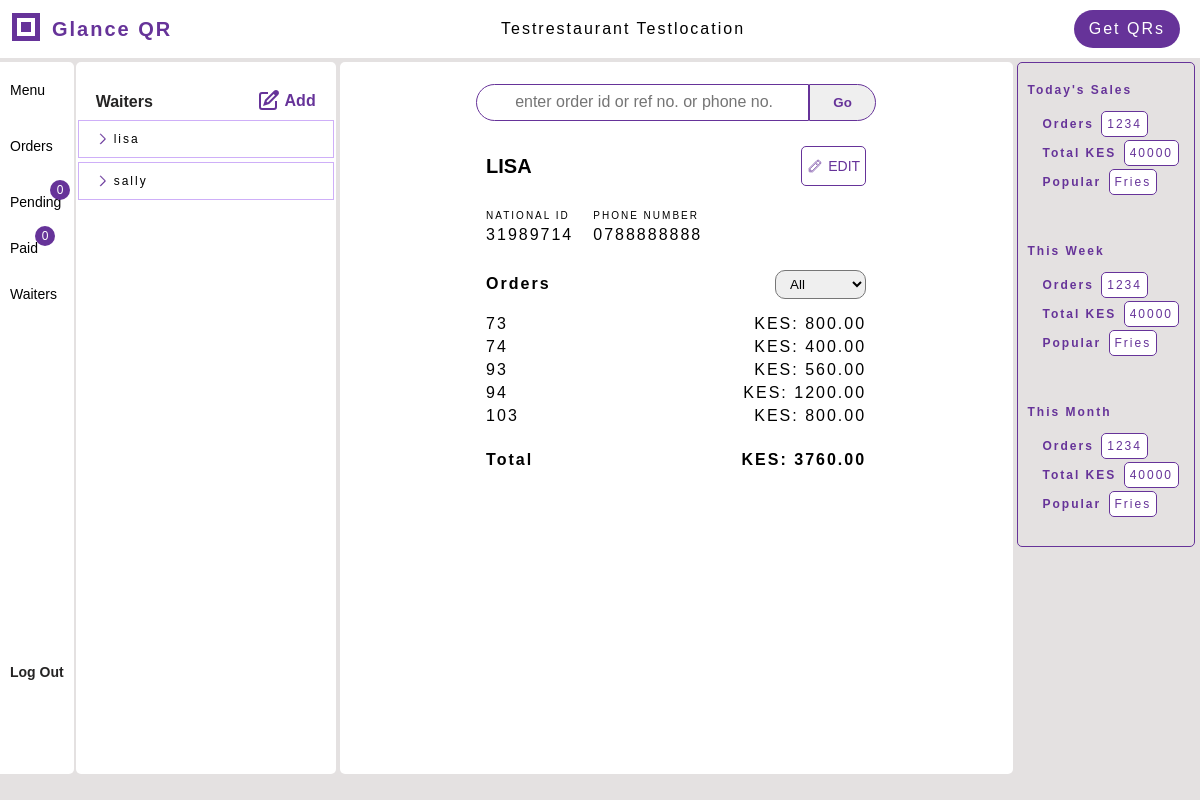
Page /waiters/waiters_dash/ (signed in) on the committed database.
### menus/models.py (models this page shows, shortened)
class Restaurant(models.Model):
    restaurant_id = models.AutoField(primary_key=True)
    name = LowercaseTextField(max_length=100, null=True, blank=False)
    location = LowercaseTextField(max_length=50, null=True, blank=False)
    email = models.EmailField(unique=True, null=True, blank=False)
    phone_number = PhoneNumber(max_length=15, null=True, blank=False)
    till_number = models.IntegerField(null=True, blank=False)
    created_by = models.OneToOneField(User, on_delete=models.SET_NULL, null=True)

class Waiter(models.Model):
    name = LowercaseTextField(max_length=50, blank=False)
    national_id = models.IntegerField(unique=True, blank=False)
    phone_number = PhoneNumber(max_length=15, blank=False, unique=True)
    pin = models.CharField(max_length=128, unique=True, blank=True)
    created_at = models.DateTimeField(auto_now_add=True, blank=True)
    restaurant = models.ForeignKey(Restaurant, on_delete=models.CASCADE, blank=True, related_name='waiters')
    def check_pin(self, raw_pin):
        pin = raw_pin
        return check_password(pin, self.pin)
    @classmethod
    def get(cls, raw_pin=None, restaurant=None, id=None):
        waiters = cls.objects.filter(restaurant=restaurant)
        if id:
            if waiters:
                return waiters.filter(id=id).first()
            else:
                return cls.objects.filter(id=id).first()
        for waiter in waiters:
            if waiter and waiter.check_pin(raw_pin):
                return waiter
        return None
    def get_orders(self, filter_by='all', section=None, lookback_period=24):
        orders = self.all_orders(lookback_period=lookback_period)
        if filter_by == 'paid':
            orders = self.paid_orders(lookback_period=lookback_period)
        if filter_by == 'pending':
            orders = self.pending_orders(lookback_period=lookback_period)
        if section:
            return orders.filter(category=section)
        return orders
    def totals(self, filter_by='all', lookback_period=24):
        orders = self.get_orders(filter_by=filter_by, lookback_period=lookback_period)
        if not orders:
            return 0
        total = sum(order.total_amount for order in orders)
        return total
    def all_orders(self, lookback_period=24):
        return self.orders.all()

class Order(models.Model):
    order_id = models.AutoField(primary_key=True)
    reference_number = models.CharField(unique=True, max_length=20)
    table_number = models.IntegerField(null=True, blank=False)
    phone_number = PhoneNumber(max_length=15, null=True, blank=False)
    restaurant = models.ForeignKey(Restaurant, related_name="orders", on_delete=models.SET_NULL, null=True, blank=True)
    total_amount = models.DecimalField(decimal_places=2, max_digits=10, null=True, default=None)
    paid = models.BooleanField(default=False)
    new = models.BooleanField(default=True)
    created_by = models.ForeignKey('Waiter', on_delete=models.SET_NULL, null=True, related_name='orders')
    category = models.CharField(max_length=20, choices=[('drinks', 'drinks'), ('food', 'food')], null=True, default=None)

### waiters/views.py (the view)
# urls.py: path('waiters_dash/', views.waiters_dash, name='waiters_dash'),
def waiters_dash(request, waiter_id=None):
    restaurant = get_restaurant(request)
    waiters = restaurant.waiters.all()
    filter_by = request.POST.get('filter_by') or 'all'
    waiter_id = request.POST.get('waiter_id') or waiter_id
    context = {'restaurant': restaurant, 'waiters': waiters, 'filter_by': filter_by}
    display_waiter = Waiter.get(restaurant=restaurant, id=waiter_id) or waiters.first()
    if display_waiter:
        waiter_orders = display_waiter.get_orders(filter_by=filter_by)
        context['display_waiter'] = display_waiter
        context['orders'] = waiter_orders
    return render(request, 'waiters/waiter_dash.html', context)

### waiters/templates/waiters/waiter_dash.html (shortened to what this page needs)
{% extends 'qrgenerator/dashbord.html' %}
{% load static %}
{% block specific_css %}
<link rel="stylesheet" href="{% static 'waiters/dash.css' %}">
{% endblock %}
{% block menu_elements %}
<div class="menu-elements bg-white">
    <div class="elements-top">
        <div class="elements-title">Waiters</div>
        <a href="{% url 'qrgenerator:add_item' %}" id="add-new">
            <span id="new">Add</span>
        </a>
    </div>
    <div class="elements-wrapper">
        {% if waiters %}
        {% for waiter in waiters %}
        <a href="{% url 'waiters:view_waiter' waiter.id %}">
            <div class="element-highlight">
                <span class="item-name item-property">{{waiter.name}}</span>
            </div>
        </a>
        {% endfor %}
        {% endif %}
    </div>
</div>
{% endblock %}
{% block workspace %}
<div class="form-wrapper">
{% if display_waiter %}
<div class="form-title waiter-name"><span style="text-transform:uppercase">{{ display_waiter.name }}</span>
    <a href="{% url 'waiters:view_waiter' display_waiter.id %}" class="svg-edit">
    <span class="text-edit">Edit</span>
    </a>
</div>
{% endif %}
{% if display_waiter %}
<div class="form-register order-summary waiter-details">
    <div class="input-wrapper"><div class="label">NATIONAL ID</div>
        {{ display_waiter.national_id }}
    </div>
    <div class="input-wrapper"><div class="label">PHONE NUMBER</div>
        {{ display_waiter.phone_number }}
    </div>
    <br>
</div>
<div class="waiter-orders">
    <div class="waiter-orders-top">
    <h4>Orders</h4>
    <form method="post" id="filter-orders-form" action="{% url 'waiters:view_waiter' display_waiter.id %}">
        <select name="filter_by" id="orders-select" class="orders-filter">
            {% if filter_by == 'all' %}
            <option value="all" selected >All</option>
            {% endif %}
        </select>
    </form>
    </div>
    <div class="waiter-orders-list">
        {% if orders %}
        {% for order in orders %}
        <div class="waiter-order-wrapper">
        <div class="ref-number">{{order.order_id}}</div>
        <div class="order-total">KES: {{order.total_amount}}</div>
        </div>
        {% endfor %}
        <div class="waiter-totals">
            <h4>Total</h4>
            <div>KES: {{ display_waiter.totals }}</div>
        </div>
        {% endif %}
    </div>
</div>
{% endif %}
</div>
{% endblock %}

### qrgenerator/templates/qrgenerator/dashbord.html (shortened to what this page needs)
<!DOCTYPE html>
<html lang="en">
<head>
    {% load pwa %}
    {% load static %}
    <link rel="stylesheet" href="{% static 'qrgenerator/accounts.css' %}">
    <link rel="stylesheet" href="{% static 'qrgenerator/workspace.css' %}">
    <link rel="stylesheet" href="{% static 'qrgenerator/stats.css' %}">
    <link rel="stylesheet" href="{% static 'qrgenerator/print.css' %}">
    <link rel="stylesheet" href="{% static 'qrgenerator/dashbord_mobile.css' %}">
    {% block specific_css %}{% endblock %}
</head>
<body>
<section class="page-header np">
        <div class="header-top">
            <div class="{% block title_class %}page-title{% endblock %}">
                <div class="logo">
                    <svg width="32" height="32" xmlns="http://www.w3.org/2000/svg">
                        <rect x="2" y="2" width="28" height="28" fill="rebeccapurple" />
                        <rect x="7" y="7" width="18" height="18" fill="white" />
                        <rect x="11" y="11" width="10" height="10" fill="rebeccapurple" />
                    </svg>
                </div>
                <div>
                <span id="lipa">Glance</span> <span id="q">Q</span><span>R</span>
                </div>
            </div>
            <div class="restaurant-name">
                {% if restaurant %}
                {{restaurant.name.capitalize }} {{restaurant.location.capitalize}}
                {% endif %}
            </div>
            {% block getqr %}
            <div class="header-right">
                <a href="{% url 'qrgenerator:get_qrs' %}">
                    <div class="gen-codes">Get QRs</div>
                </a>
            </div>
            {% endblock %}
        </div>
</section>
<section class="main-section">
    {% block far_left %}
    <div class="main-section-left bg-light-gray np">
        <div class="menu-left bg-white">
            <div class="menu-left-first">
                {% block menu %}
                <div class="menu-left-item">
                    <a href="{% url 'qrgenerator:menu' %}">Menu</a>
                </div>
                {% endblock %}
                {% block orders %}
                <div class="menu-left-item">
                    <a href="{% url 'qrgenerator:orders' %}">Orders</a>
                </div>
                {% endblock %}
                {% block pending %}
                <div class="menu-left-item">
                    <a href="{% url 'qrgenerator:pending' %}">Pending
                        <span id="incoming-pending" class="incoming">0</span>
                    </a>
                </div>
                {% endblock %}
                {% block paid %}
                <div class="menu-left-item">
                    <a href="{% url 'qrgenerator:paid' %}">Paid
                        <span id="incoming-paid" class="incoming">0</span>
                    </a>
                </div>
                {% endblock %}
                {% block waiter %}
                <div class="menu-left-item">
                    <a href="{% url 'waiters:waiters_dash' %}">Waiters
                    </a>
                </div>
                {% endblock %}
            </div>
            {% block logout %}
            <div class="menu-left-item mi">
                <div class="dash-logout">
                    <a href="{% url 'qrgenerator:logout' %}"><div>Log Out</div></a>
                </div>
            </div>
            {% endblock %}
        </div>
        {% endblock %}
        {% block menu_elements %}{% endblock %}
    </div>
    <div class="workspace">
        {% block search %}
        <div id="search-wrapper" class="np">
            <form action="{% url 'qrgenerator:search_order' %}" method="post" id="search-form">
                <div id="query-wrapper">
                    <input type="search" name="query" id="input-search" required placeholder="Enter order id or ref no. or phone no.">
                </div>
                <button type="submit" id="button-search">Go</button>
            </form>
        </div>
        {% endblock %}
        {% block workspace %}{% endblock %}
    </div>
    {% block stats %}
    <div class="stats-wrapper">
    <div class="stats np">
        <div class="stats-item">
            <div class="stats-item-title">Today's Sales</div>
            <div class="stat-details">
                <div class="orders-sold stat-wrapper margin-small">
                    <span class="bold">Orders</span>
                    <span class="stat-value">1234</span>
                </div>
                <div class="total-value stat-wrapper margin-small">
                    <span class="bold faded-black">Total KES</span>
                    <span class="stat-value">40000</span>
                    </div>
                <div class="average stat-wrapper margin-small">
                    <span class="bold faded-black">Popular</span>
                    <span class="stat-value">Fries</span>
                </div>
            </div>
        </div>
        <div class="stats-item">
            <div class="stats-item-title">This Week</div>
            <div class="stat-details">
                <div class="orders-sold margin-small">
                    <span class="bold">Orders</span>
                    <span class="stat-value">1234</span>
                </div>
                <div class="total-value margin-small">
                    <span class="bold faded-black">Total KES</span>
                    <span class="stat-value">40000</span>
                    </div>
                <div class="average margin-small">
                    <span class="bold faded-black">Popular</span>
                    <span class="stat-value">Fries</span>
                </div>
            </div>
        </div>
        <div class="stats-item">
            <div class="stats-item-title">This Month</div>
            <div class="stat-details">
                <div class="orders-sold margin-small">
                    <span class="bold">Orders</span>
                    <span class="stat-value">1234</span>
                </div>
                <div class="total-value margin-small">
                    <span class="bold faded-black">Total KES</span>
                    <span class="stat-value">40000</span>
                    </div>
                <div class="average margin-small">
                    <span class="bold faded-black">Popular</span>
                    <span class="stat-value">Fries</span>
                </div>
            </div>
        </div>
    </div>
    </div>
    {% endblock %}
</section>
</body>
</html>

### rows in the picture
Restaurant: name "Testrestaurant", location "Testlocation"
Waiter: name "lisa", name "LISA", national_id "31989714", phone_number "0788888888", totals "3760.00"
Waiter: name "sally"
Order: order_id "73", total_amount "800.00"
Order: order_id "74", total_amount "400.00"
Order: order_id "93", total_amount "560.00"
Order: order_id "94", total_amount "1200.00"
Order: order_id "103", total_amount "800.00"
